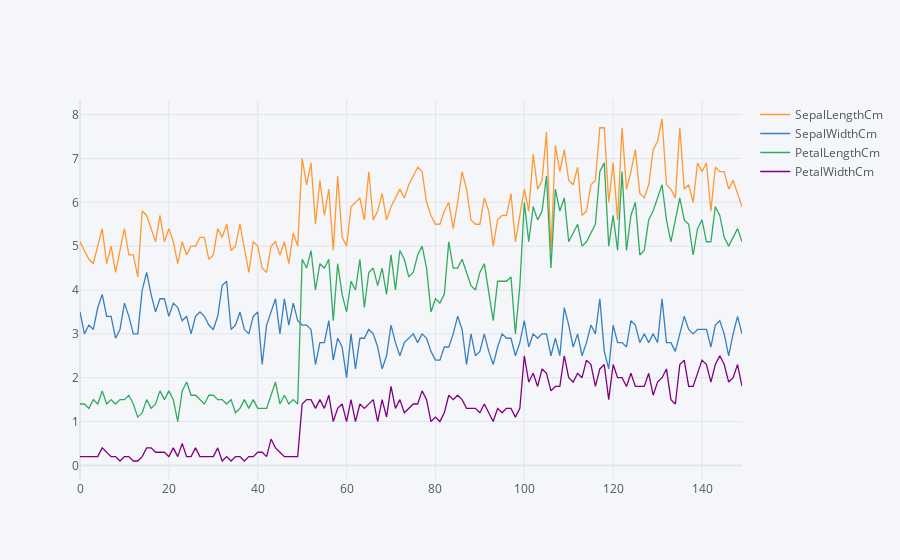

Source (notebook cell):
### Code cell
df.iplot()

### Figure 1 — Plotly figure (JSON) as saved in the notebook; plotly's stock layout.template omitted (floating-point values rounded to 4 significant figures; data arrays with more than 128 entries replaced by an {"elided": "..."} marker saying what was removed)
{"data": [{"line": {"color": "rgba(255, 153, 51, 1.0)", "dash": "solid", "shape": "linear", "width": 1.3}, "mode": "lines", "name": "SepalLengthCm", "text": "", "type": "scatter", "x": {"elided": "150 int values"}, "y": {"elided": "150 float values"}}, {"line": {"color": "rgba(55, 128, 191, 1.0)", "dash": "solid", "shape": "linear", "width": 1.3}, "mode": "lines", "name": "SepalWidthCm", "text": "", "type": "scatter", "x": {"elided": "150 int values"}, "y": {"elided": "150 float values"}}, {"line": {"color": "rgba(50, 171, 96, 1.0)", "dash": "solid", "shape": "linear", "width": 1.3}, "mode": "lines", "name": "PetalLengthCm", "text": "", "type": "scatter", "x": {"elided": "150 int values"}, "y": {"elided": "150 float values"}}, {"line": {"color": "rgba(128, 0, 128, 1.0)", "dash": "solid", "shape": "linear", "width": 1.3}, "mode": "lines", "name": "PetalWidthCm", "text": "", "type": "scatter", "x": {"elided": "150 int values"}, "y": {"elided": "150 float values"}}], "layout": {"legend": {"bgcolor": "#F5F6F9", "font": {"color": "#4D5663"}}, "paper_bgcolor": "#F5F6F9", "plot_bgcolor": "#F5F6F9", "title": {"font": {"color": "#4D5663"}}, "xaxis": {"gridcolor": "#E1E5ED", "showgrid": true, "tickfont": {"color": "#4D5663"}, "title": {"font": {"color": "#4D5663"}, "text": ""}, "zerolinecolor": "#E1E5ED"}, "yaxis": {"gridcolor": "#E1E5ED", "showgrid": true, "tickfont": {"color": "#4D5663"}, "title": {"font": {"color": "#4D5663"}, "text": ""}, "zerolinecolor": "#E1E5ED"}}}
